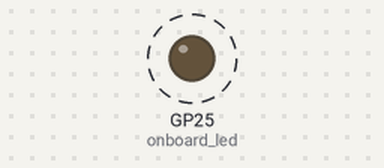
This program was run on a simulated Raspberry Pi Pico running MicroPython. Parts: output pins drawn as LEDs (lit = HIGH). Dashed ring = blinking.

Above: at 0.2 s.
Timing chart, 0 to 3.0 s (numbered marks = the images above):
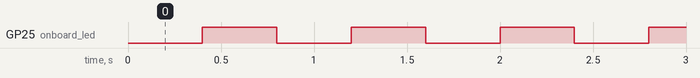

The program:

main.py
```python
from machine import Pin, Timer

# Define the onboard led as variable.
ONBOARD_LED = 25

# Set the Pin to an output.
onboard_led = Pin(ONBOARD_LED, Pin.OUT)
# Initialize a timer to turn on and off the led.
intervall = Timer()

# Function to do the toggle magic. Has to take an argument, otherwise a TypeError will be thrown, but
# works without argument as well.
def blink(timer):
    onboard_led.toggle()

if __name__ == '__main__':
    # Set the intervall for toggling.
    intervall.init(freq=2.5, mode=Timer.PERIODIC, callback=blink)
```

Measured:
- by itself, GP25 (onboard_led): alternates HIGH for 0.40 s and LOW for 0.40 s
